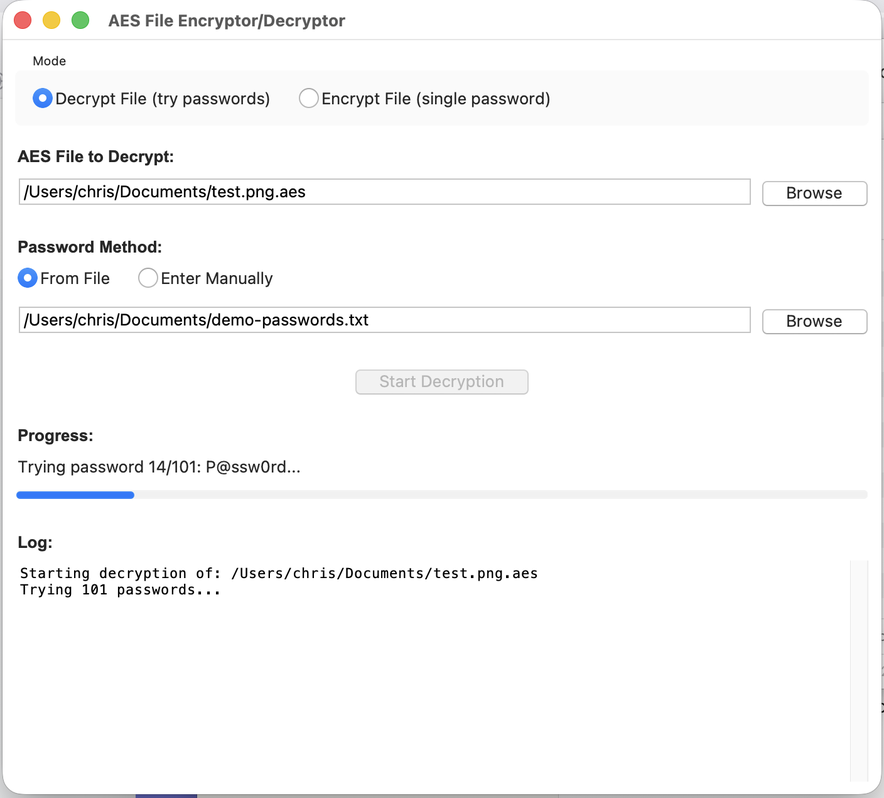
#> input picture AES Crypt progress.png, 884 x 798 px, shrunk from 1408 x 1270 before the run; its folder holds only this picture in this run
$ python extract_soldiers.py 'AES Crypt progress.png'
#> lines starting #> are read from the running program, lines starting #| are printed output that depends on the picture
#!/usr/bin/env python3
"""
Extract individual soldier illustrations from the composite image
and save them as separate PNG files for the intelligence cycle webpage.
"""

from PIL import Image
import sys

def extract_soldiers(input_image_path):
    """
    Extract 4 soldier illustrations from the composite image.
    The image shows a 2x2 grid with:
    - Top-left: Direction soldier
    - Top-right: Processing soldier
    - Bottom-left: Collection soldier
    - Bottom-right: Dissemination soldier
    """
#> called with input_image_path = 'AES Crypt progress.png'

    try:
        # Open the composite image
        img = Image.open(input_image_path)
#> img is the input picture: PIL image 884x798 RGBA; mean R, G, B, A 248.8, 248.9, 249.1, 255
        width, height = img.size
#> width = 884; height = 798

        print(f"Loaded image: {width}x{height} pixels")
#| Loaded image: 884x798 pixels

        # Calculate dimensions for each quadrant
        # The image appears to be divided into 4 equal sections
        half_width = width // 2
#> half_width = 442
        half_height = height // 2
#> half_height = 399

        # Define crop boxes for each soldier (left, top, right, bottom)
        soldiers = {
            'direction': (0, 0, half_width, half_height),           # Top-left
            'processing': (half_width, 0, width, half_height),      # Top-right
            'collection': (0, half_height, half_width, height),     # Bottom-left
            'dissemination': (half_width, half_height, width, height)  # Bottom-right
        }

        # Extract and save each soldier
        for name, box in soldiers.items():
            soldier_img = img.crop(box)

            # Remove the text labels by cropping out the bottom portion
            # Typically the label is in the bottom 15-20% of each image
            soldier_width, soldier_height = soldier_img.size

            # Crop to remove label (keep top 80% of image)
            label_crop_height = int(soldier_height * 0.80)
            soldier_img_no_label = soldier_img.crop((0, 0, soldier_width, label_crop_height))

            # Save the soldier without label
            output_filename = f"{name}.png"
            soldier_img_no_label.save(output_filename, 'PNG')
            print(f"✓ Saved {output_filename} ({soldier_img_no_label.size[0]}x{soldier_img_no_label.size[1]})")
#> this loop made 4 passes
#> pass 1, in extract_soldiers, `soldier_img = img.crop(box)`:
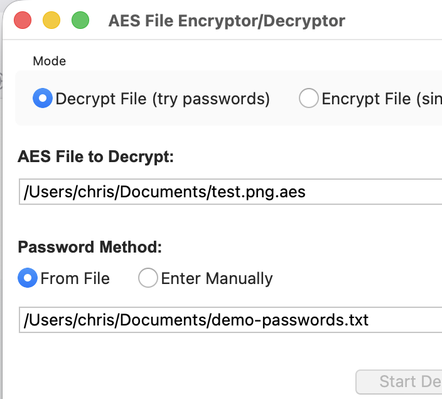
#> soldier_img: PIL image 442x399 RGBA; mean R, G, B, A 242.6, 242.7, 242.7, 255
#> pass 1, in extract_soldiers, `soldier_img_no_label = soldier_img.crop((0, 0, soldier_width, label_cr..`:
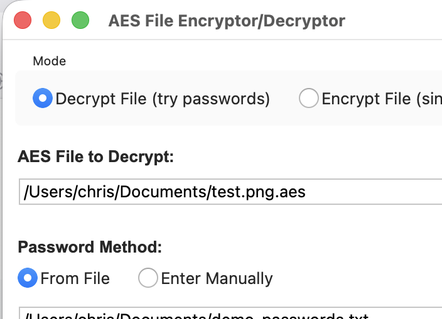
#> soldier_img_no_label: PIL image 442x319 RGBA; mean R, G, B, A 241.8, 241.9, 241.9, 255
#> pass 2, in extract_soldiers, `soldier_img = img.crop(box)`:
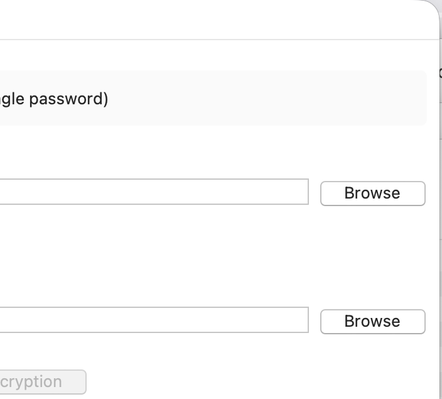
#> soldier_img: PIL image 442x399 RGBA; mean R, G, B, A 251.6, 251.6, 251.6, 255
#> pass 2, in extract_soldiers, `soldier_img_no_label = soldier_img.crop((0, 0, soldier_width, label_cr..`:
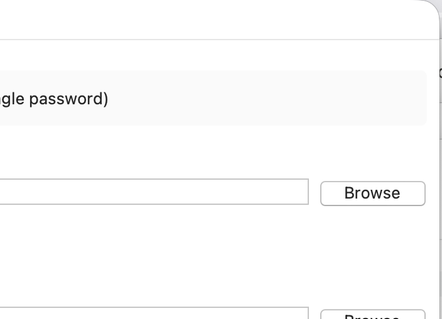
#> soldier_img_no_label: PIL image 442x319 RGBA; mean R, G, B, A 251.8, 251.8, 251.8, 255
#> after the loop:
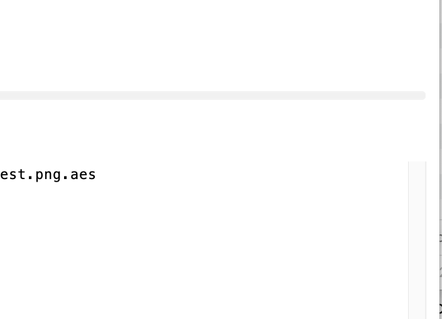
#> soldier_img_no_label: PIL image 442x319 RGBA; mean R, G, B, A 253.6, 253.6, 253.6, 255

        print("\n✓ All soldiers extracted successfully!")
        print("The following files have been created:")
        print("  - direction.png")
        print("  - collection.png")
        print("  - processing.png")
        print("  - dissemination.png")

    except FileNotFoundError:
        print(f"Error: Could not find image file: {input_image_path}")
        print("Please save your soldier illustration image and provide the correct path.")
        sys.exit(1)
    except Exception as e:
        print(f"Error processing image: {e}")
        sys.exit(1)

if __name__ == "__main__":
    if len(sys.argv) < 2:
        print("Usage: python3 extract_soldiers.py <path_to_soldier_image.png>")
        print("\nExample:")
        print("  python3 extract_soldiers.py soldiers.png")
        sys.exit(1)

    input_path = sys.argv[1]
    extract_soldiers(input_path)

$ run again, on Gemini_Generated_Image_fnl675fnl675fnl6.png
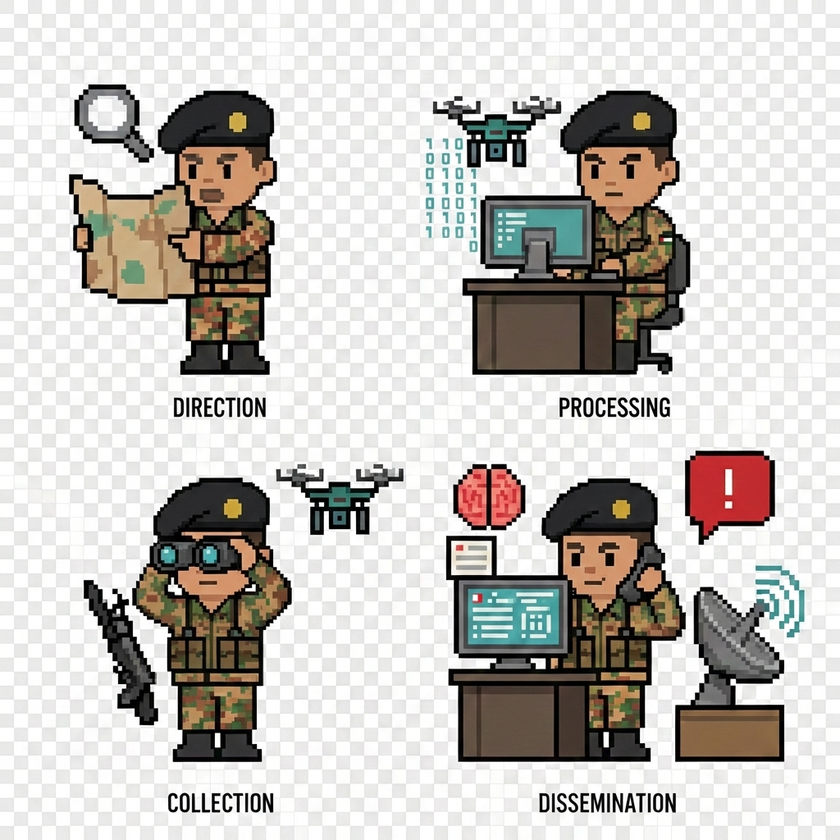
#> input picture Gemini_Generated_Image_fnl675fnl675fnl6.png, 840 x 840 px, shrunk from 1024 x 1024 before the run
#> in extract_soldiers, img is the input picture: PIL image 840x840 RGBA; mean R, G, B, A 197.9, 194.2, 190.2, 255
#| Loaded image: 840x840 pixels
#> the loop in extract_soldiers, `for name, box in soldiers.items():` made 4 passes
#> pass 1, in extract_soldiers, `soldier_img = img.crop(box)`:
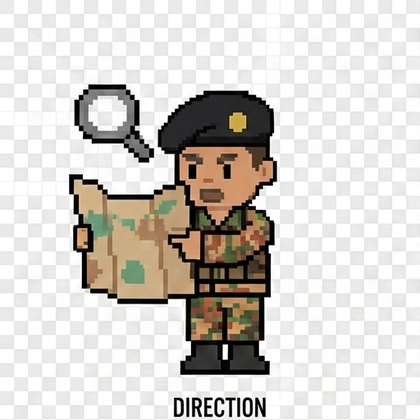
#> soldier_img: PIL image 420x420 RGBA; mean R, G, B, A 211.7, 207.9, 202.8, 255
#> after the loop in extract_soldiers, `for name, box in soldiers.items():`:
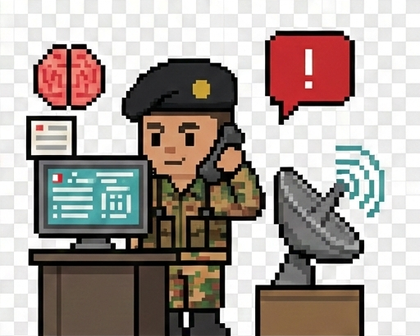
#> soldier_img_no_label: PIL image 420x336 RGBA; mean R, G, B, A 169.4, 159.5, 154.1, 255
